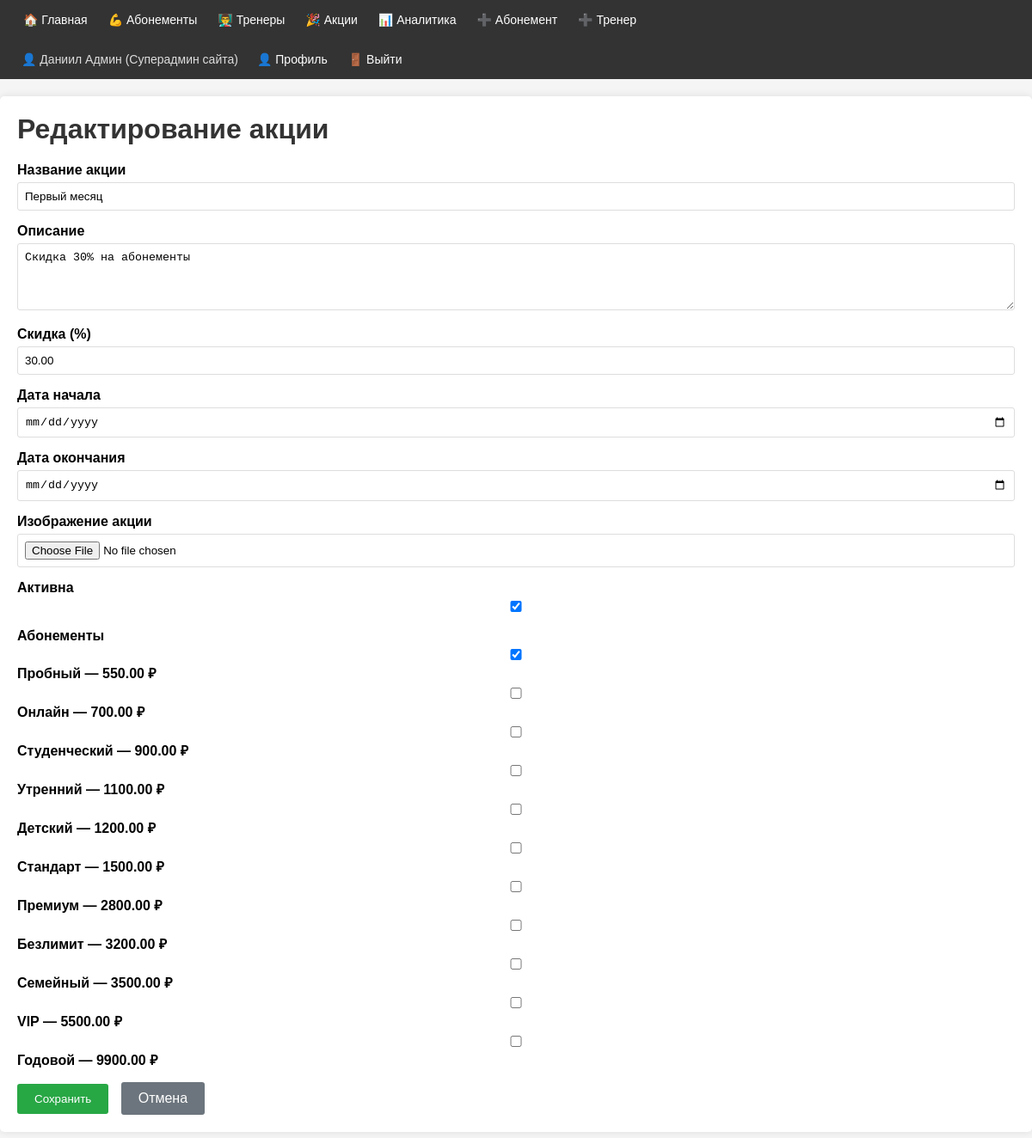
Screenshot of /promotions/14/edit/ (signed in) with the database file from the repository.
### club/models.py (models this page shows, shortened)
class User(AbstractBaseUser, PermissionsMixin):
    ROLE_CHOICES = [
        ('client', 'Клиент'),
        ('gym_admin', 'Админ тренажерки'),
        ('superadmin', 'Суперадмин сайта'),
    ]
    full_name = models.CharField(max_length=100, verbose_name='ФИО')
    email = models.EmailField(unique=True, verbose_name='Email')
    phone = models.CharField(max_length=20, blank=True, null=True, verbose_name='Телефон')
    role = models.CharField(max_length=20, choices=ROLE_CHOICES, default='client', verbose_name='Роль')
    created_at = models.DateTimeField(default=timezone.now, verbose_name='Дата регистрации')
    last_login = models.DateTimeField(blank=True, null=True, verbose_name='Последний вход')
    is_active = models.BooleanField(default=True, verbose_name='Активен')
    is_staff = models.BooleanField(default=False, verbose_name='Доступ в админку')
    preferred_trainer = models.ForeignKey(
        'Trainer',
        on_delete=models.SET_NULL,
        blank=True, null=True,
        related_name='preferred_by',    # trainer.preferred_by.all() — все клиенты этого тренера
        verbose_name='Предпочитаемый тренер'
    )
    objects = UserManager()
    USERNAME_FIELD = 'email'
    REQUIRED_FIELDS = ['full_name']
    class Meta:
        verbose_name = 'Пользователь'
        verbose_name_plural = 'Пользователи'
        ordering = ['-created_at']      # [Ч1] Meta ordering: новые пользователи сначала

class Promotion(models.Model):
    title = models.CharField(max_length=100, verbose_name='Название акции')
    description = models.TextField(blank=True, null=True, verbose_name='Описание')
    discount_percent = models.DecimalField(max_digits=5, decimal_places=2, validators=[MinValueValidator(0), MaxValueValidator(100)], verbose_name='Скидка (%)')
    start_date = models.DateField(verbose_name='Дата начала')
    end_date = models.DateField(verbose_name='Дата окончания')
    image_url = models.URLField(blank=True, null=True, verbose_name='Изображение')
    is_active = models.BooleanField(default=True, verbose_name='Активна')
    created_at = models.DateTimeField(default=timezone.now, verbose_name='Дата создания')
    memberships = models.ManyToManyField(
        Membership,
        through='PromotionMembership',  # [Ч2] through — промежуточная таблица
        related_name='promotions',
        verbose_name='Абонементы'
    )
    image = models.ImageField(
        upload_to='promotions/',
        blank=True, null=True,
        verbose_name='Изображение акции'
    )
    objects = models.Manager()          # стандартный менеджер
    active = ActivePromotionManager()   # [Ч1] кастомный — только текущие акции
    class Meta:
        verbose_name = 'Акция'
        verbose_name_plural = 'Акции'
        ordering = ['-start_date']      # [Ч1] Meta ordering: новые акции сначала

### club/views.py (the view)
# urls.py: path('promotions/<int:pk>/edit/', views.promotion_edit, name='promotion_edit'),
@gym_admin_required
def promotion_edit(request, pk):
    promotion = get_object_or_404(Promotion, pk=pk)  # [Ч4] Http404
    if request.method == 'POST':
        form = PromotionForm(request.POST, request.FILES, instance=promotion)
        if form.is_valid():
            form.save()
            messages.success(request, 'Акция обновлена!')
            return redirect('promotion_list')   # [Ч3] redirect
    else:
        form = PromotionForm(instance=promotion)
    return render(request, 'club/promotion_form.html', {
        'form': form, 'promotion': promotion, 'title': 'Редактирование акции',
    })

### club/forms.py
class PromotionForm(forms.ModelForm):
    class Meta:
        model = Promotion
        fields = [
            'title',
            'description',
            'discount_percent',
            'start_date',
            'end_date',
            'image',
            'is_active',
            'memberships',
        ]
        widgets = {
            'description': forms.Textarea(attrs={
                'rows': 4
            }),
            'start_date': forms.DateInput(attrs={
                'type': 'date'
            }),
            'end_date': forms.DateInput(attrs={
                'type': 'date'
            }),
            'memberships': forms.CheckboxSelectMultiple(),
        }

### club/models.py (called while the page is built)
    def __str__(self):
        return f"{self.title} — {self.price} ₽"

### club/views.py (called while the page is built)
def gym_admin_required(view_func):
    return login_required(user_passes_test(lambda u: u.role in ['gym_admin', 'superadmin'])(view_func))

### club/templates/club/promotion_form.html (shortened to what this page needs)
{% extends 'club/base.html' %}
{% block content %}
<h1>{{ title }}</h1>
<form method="post" enctype="multipart/form-data">
    {% for field in form %}
        <div style="margin-bottom: 15px;">
            <label for="{{ field.id_for_label }}" style="display: block; font-weight: bold; margin-bottom: 5px;">{{ field.label }}</label>
            {{ field }}
        </div>
    {% endfor %}
    <button type="submit" style="background-color: #28a745; color: white; padding: 10px 20px; border: none; border-radius: 3px; cursor: pointer; margin-right: 10px;">Сохранить</button>
    <a href="{% url 'promotion_list' %}" style="background-color: #6c757d; color: white; padding: 10px 20px; text-decoration: none; border-radius: 3px; display: inline-block;">Отмена</a>
</form>
{% endblock %}

### club/templates/club/base.html (shortened to what this page needs)
<!DOCTYPE html>
<html lang="ru">
<head>
</head>
<body>
<nav>
    <div class="nav-links">
        <a href="{% url 'home' %}">🏠 Главная</a>
        <a href="{% url 'membership_list' %}">💪 Абонементы</a>
        <a href="{% url 'trainer_list' %}">👨‍🏫 Тренеры</a>
        <a href="{% url 'promotion_list' %}">🎉 Акции</a>
        {% if user.is_authenticated %}
            <a href="{% url 'analytics' %}">📊 Аналитика</a>
            {% if user.role == 'gym_admin' or user.role == 'superadmin' %}
                <a href="{% url 'membership_create' %}">➕ Абонемент</a>
                <a href="{% url 'trainer_create' %}">➕ Тренер</a>
            {% endif %}
        {% endif %}
    </div>
    <div class="nav-right">
        {% if user.is_authenticated %}
            <span class="user-info">👤 {{ user.full_name }} ({{ user.get_role_display }})</span>
            <a href="{% url 'profile' %}">👤 Профиль</a>
            <form method="post" action="{% url 'logout' %}" style="display: inline;">
                <button type="submit" style="background: none; border: none; color: white; cursor: pointer; padding: 15px 12px; font: inherit; font-size: 14px;">
                    🚪 Выйти
                </button>
            </form>
        {% else %}
            <a href="{% url 'login' %}">🔑 Войти</a>
            <a href="{% url 'register' %}">📝 Регистрация</a>
        {% endif %}
    </div>
</nav>
<div class="container">
    {% block content %}{% endblock %}
</div>
</body>
</html>

### club/templates/club/base.html (style rules this page uses)
* { box-sizing: border-box; margin: 0; padding: 0; }
body { font-family: Arial, sans-serif; background-color: #f5f5f5; }
nav { background-color: #333; padding: 0 15px; display: flex; align-items: center; justify-content: space-between; flex-wrap: wrap; }
nav .nav-links { display: flex; flex-wrap: wrap; }
nav a { color: white; text-decoration: none; padding: 15px 12px; display: inline-block; font-size: 14px; }
nav .nav-right { display: flex; align-items: center; }
nav .user-info { color: #ddd; padding: 15px 10px; font-size: 14px; }
.container { max-width: 1200px; margin: 20px auto; padding: 20px; background-color: white; border-radius: 5px; box-shadow: 0 0 10px rgba(0,0,0,0.1); }
h1 { color: #333; margin-bottom: 20px; }
input[type="text"], input[type="email"], input[type="password"], input[type="number"], textarea, select { width: 100%; padding: 8px; border: 1px solid #ddd; border-radius: 3px; box-sizing: border-box; }
textarea { resize: vertical; }
label { display: block; font-weight: bold; margin-bottom: 5px; }

### club/templates/club/promotion_form.html (style rules this page uses)
input, textarea, select { width: 100%; padding: 8px; border: 1px solid #ddd; border-radius: 3px; box-sizing: border-box; }
textarea { resize: vertical; }

### rows the page displays
User: full_name "Даниил Админ", role "Суперадмин сайта"
Promotion: form "Первый месяц" "Скидка 30% на абонементы" "30.00" "☑"

### other values shown
{{ title }} "Редактирование акции"
{{ field.label }} "Название акции" "Описание" "Скидка (%)" "Дата начала" "Дата окончания" "Изображение акции" "Активна" "Абонементы"
